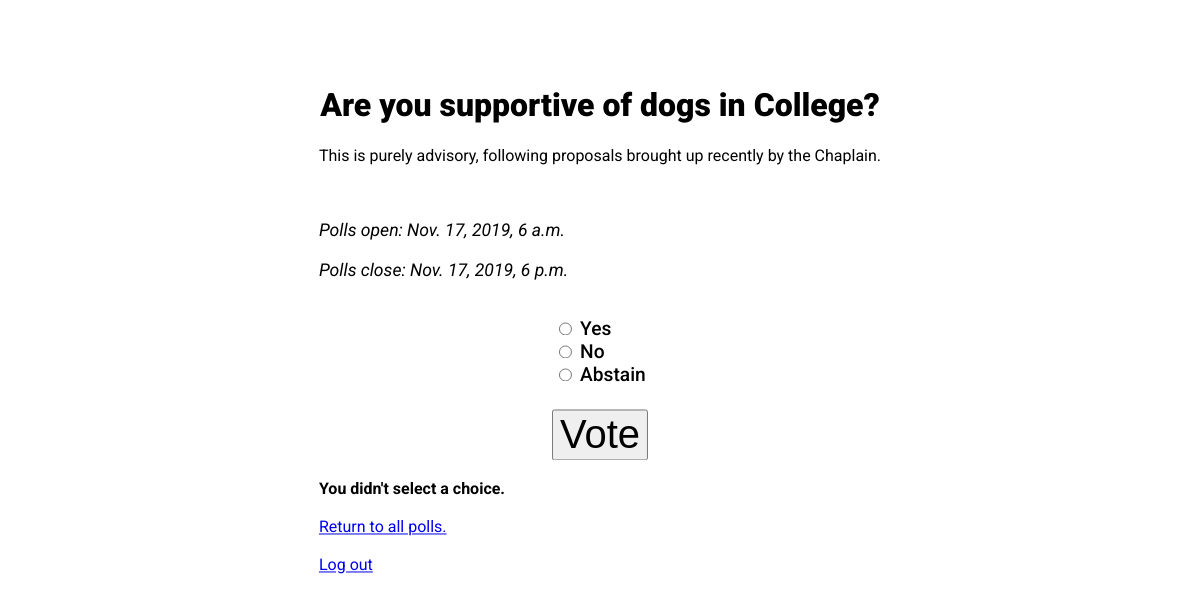
Page /polls/2/vote/ (signed in) on the committed database.
### polls/models.py (models this page shows, shortened)
class Question(models.Model):
    question_text = models.CharField(max_length=200)
    question_description = models.CharField(max_length=2000)
    polls_open = models.DateTimeField('polls open')
    polls_close = models.DateTimeField('polls close')
    def is_open(self):
        now = timezone.now()
        return self.polls_open <= now <= self.polls_close
    is_open.admin_order_field = 'polls_close'
    is_open.boolean = True
    is_open.short_description = 'Polls currently open?'
    voters = models.ManyToManyField(User)

class Choice(models.Model):
    question = models.ForeignKey(Question, on_delete=models.CASCADE)
    choice_text = models.CharField(max_length=200)
    votes = models.IntegerField(default=0)

### polls/views.py (the view, shortened to what this page needs)
# urls.py: path('<int:question_id>/vote/', views.vote, name='vote'),
@login_required
def vote(request, question_id):
    question = get_object_or_404(Question, pk=question_id)
    try:
        selected_choice = question.choice_set.get(pk=request.POST['choice'])
    except (KeyError, Choice.DoesNotExist):
        return render(request, 'polls/detail.html', {
            'question': question,
            'error_message': "You didn't select a choice.",
        })

### polls/templates/polls/detail.html (shortened to what this page needs)
{% extends "polls/base.html" %}
{% block title %}
    {{ question.question_text }}
{% endblock %}
{% block content %}
    {{ question.question_description }}
    <br><br><br>
    <h3><i>Polls open: {{ question.polls_open }}
    <br><br>Polls close: {{ question.polls_close }}</i></h3>
    <br>
    <form action="{% url 'polls:vote' question.id %}" method="post">
        <div class="options">
        {% for choice in question.choice_set.all %}
            <input type="radio" name="choice" id="choice{{ forloop.counter }}" value="{{ choice.id }}">
            <label for="choice{{ forloop.counter }}">{{ choice.choice_text }}</label><br>
        {% endfor %}
        </div>
        <br><br>
        <input type="submit" value="Vote">
    </form>
    {% if error_message %}<strong><br>{{ error_message }}<br></strong>{% endif %}
    <br>
    <a href="{% url 'polls:index' %}">Return to all polls.</a>
{% endblock %}

### polls/static/polls/style.css (style rules this page uses)
body { max-width: 50%; margin: auto; position: absolute; top: 40%; left: 50%; transform: translate(-50%, -50%); font-family: 'Roboto', sans-serif; font-weight: 400; }
h3 { font-weight: 400; font-size: 110%; }
form { text-align: center; font-weight: 500; font-size: 120%; }
input[type=submit] { font-weight: 500; font-size: 30pt; }
.options { max-width: 50%; margin: auto; text-align: left; display: inline-block; }

### rows in the picture
Question: question_text "Are you supportive of dogs in College?", question_description "This is purely advisory, following proposals brought up recently by the Chaplain.", polls_open "Nov. 17, 2019, 6 a.m.", polls_close "Nov. 17, 2019, 6 p.m."
Choice: choice_text "Yes"
Choice: choice_text "No"
Choice: choice_text "Abstain"

### other values in the picture
{{ error_message }} "You didn't select a choice."
